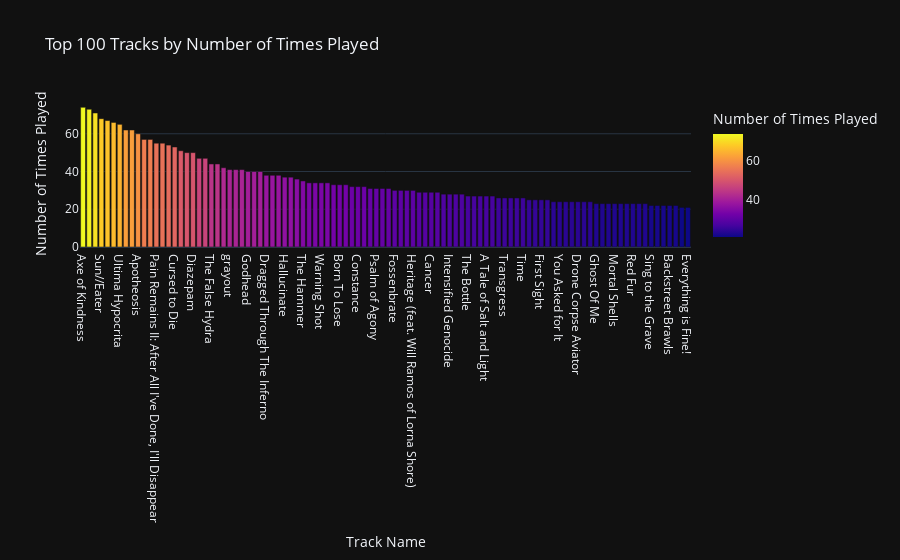

Here is the notebook cell this chart was saved with:
### Code cell
# Only consider 'track' type
df = df[df['trackName'] != '']

# Group by trackName to get times played for each track
df_grouped = df['trackName'].value_counts().reset_index()
df_grouped.columns = ['trackName', 'timesPlayed']

# Sorting by number of times each track was played and selecting top 100
df_sorted = df_grouped.sort_values('timesPlayed', ascending=False).head(100)

# Visualization with Plotly
fig = px.bar(df_sorted, x='trackName', y='timesPlayed', title='Top 100 Tracks by Number of Times Played', labels={'trackName':'Track Name', 'timesPlayed':'Number of Times Played'}, color='timesPlayed')
fig.show()

### Figure 1 — Plotly figure (JSON) as saved in the notebook; plotly's stock layout.template omitted (floating-point values rounded to 4 significant figures)
{"data": [{"alignmentgroup": "True", "hovertemplate": "Track Name=%{x}<br>Number of Times Played=%{marker.color}<extra></extra>", "legendgroup": "", "marker": {"color": [74, 73, 71, 68, 67, 66, 65, 62, 62, 60, 57, 57, 55, 55, 54, 53, 51, 50, 50, 47, 47, 44, 44, 42, 41, 41, 41, 40, 40, 40, 38, 38, 38, 37, 37, 36, 35, 34, 34, 34, 34, 33, 33, 33, 32, 32, 32, 31, 31, 31, 31, 30, 30, 30, 30, 29, 29, 29, 29, 28, 28, 28, 28, 27, 27, 27, 27, 27, 26, 26, 26, 26, 26, 25, 25, 25, 25, 24, 24, 24, 24, 24, 24, 24, 23, 23, 23, 23, 23, 23, 23, 23, 23, 22, 22, 22, 22, 22, 21, 21], "coloraxis": "coloraxis", "pattern": {"shape": ""}}, "name": "", "offsetgroup": "", "orientation": "v", "showlegend": false, "textposition": "auto", "x": ["Axe of Kindness", "King Ov Fire", "Symphony of a Dying Star", "Sun//Eater", "Wrath", "Abadon", "Ultima Hypocrita", "Soulless Existence", "Pain Remains I: Dancing Like Flames", "Apotheosis", "The Broken Cross", "The Mirror", "Pain Remains II: After All I've Done, I'll Disappear", "Watchtower", "Into the Earth", "Cursed to Die", "Vengeance", "Welcome Back, O' Sleeping Dreamer", "Diazepam", "The Arrogance of Agony", "A Quiet Place to Die", "The False Hydra", "Exhibition", "Avgang", "grayout", "Oh What the Future Holds", "Far from Heaven", "Godhead", "Pain Remains III: In a Sea of Fire", "Eternal Eclipse", "Dragged Through The Inferno", "Rollcall", "Forgotten Kings", "Hallucinate", "8:18", "The Migrant", "The Hammer", "Traumadoll", "Death Worship", "Warning Shot", "Slaughter", "Black & Blue", "Born To Lose", "A Hill to Die Upon", "Roadkill", "Constance", "War", "Noise", "Psalm of Agony", "new low", "Salt", "Fossenbrate", "Gloom", "Rumors", "Heritage (feat. Will Ramos of Lorna Shore)", "Nordlys", "In Shadows", "Cancer", "Martyrs", "Sailor's Prayer", "Intensified Genocide", "Bleed the Future", "Cut off the Head", "The Bottle", "Sacrifice", "FUTURE DOOM", "A Tale of Salt and Light", "Care More", "The Summoning", "Transgress", "Hellions", "Forgiveness is Weakness", "Time", "Chicago", "Broken", "First Sight", "Zwielicht", "Forever Bloom (feat. Trevor Strnad)", "You Asked for It", "Mammoth", "Golden Mouth of Ruin", "Drone Corpse Aviator", "Brimstone", "Pretenders", "Ghost Of Me", "Pest", "Hickory Creek", "Mortal Shells", "Kansas", "Extermination Campaign", "Red Fur", "Forever Decay", "Yenta", "Sing to the Grave", "R.I.T.", "Creep", "Backstreet Brawls", "Erase Me", "Gutless", "Everything is Fine!"], "xaxis": "x", "y": [74, 73, 71, 68, 67, 66, 65, 62, 62, 60, 57, 57, 55, 55, 54, 53, 51, 50, 50, 47, 47, 44, 44, 42, 41, 41, 41, 40, 40, 40, 38, 38, 38, 37, 37, 36, 35, 34, 34, 34, 34, 33, 33, 33, 32, 32, 32, 31, 31, 31, 31, 30, 30, 30, 30, 29, 29, 29, 29, 28, 28, 28, 28, 27, 27, 27, 27, 27, 26, 26, 26, 26, 26, 25, 25, 25, 25, 24, 24, 24, 24, 24, 24, 24, 23, 23, 23, 23, 23, 23, 23, 23, 23, 22, 22, 22, 22, 22, 21, 21], "yaxis": "y", "type": "bar"}], "layout": {"xaxis": {"anchor": "y", "domain": [0.0, 1.0], "title": {"text": "Track Name"}}, "yaxis": {"anchor": "x", "domain": [0.0, 1.0], "title": {"text": "Number of Times Played"}}, "coloraxis": {"colorbar": {"title": {"text": "Number of Times Played"}}, "colorscale": [[0.0, "#0d0887"], [0.1111, "#46039f"], [0.2222, "#7201a8"], [0.3333, "#9c179e"], [0.4444, "#bd3786"], [0.5556, "#d8576b"], [0.6667, "#ed7953"], [0.7778, "#fb9f3a"], [0.8889, "#fdca26"], [1.0, "#f0f921"]]}, "legend": {"tracegroupgap": 0}, "title": {"text": "Top 100 Tracks by Number of Times Played"}, "barmode": "relative"}}
